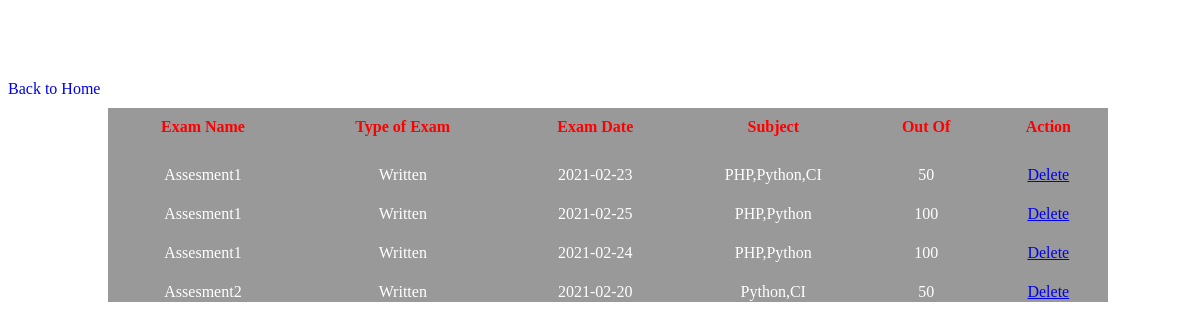
Page /academy_management_system-master/view_exam_notification_byFac.php on the committed database.
### tables this page shows
CREATE TABLE `exam_notifications` (
  `exam_id` int(5) NOT NULL,
  `course` varchar(20) NOT NULL,
  `batch` varchar(20) NOT NULL,
  `exam_name` varchar(50) NOT NULL,
  `exam_type` varchar(20) NOT NULL,
  `exam_date_time` date NOT NULL,
  `duration` time(6) NOT NULL,
  `subjects` varchar(100) NOT NULL,
  `total_mark` int(3) NOT NULL,
  `login_id` int(5) NOT NULL
);

### academy_management_system-master/view_exam_notification_byFac.php (the view, shortened to what this page needs)
<?php
	require('db_connectivity.php');
?>
<!DOCTYPE html>
<html>
	<head>
		<link rel="stylesheet" href="css/view_exam_noti.css">
	</head>
	<body class="table">
	 <div>
	    <h1>EXAM NOTIFICATIONS</h1>
		<div class="back">
			<a href="faculty_home.php" style="text-decoration:none">Back to Home</a>
		</div>
		<table>
			<thead>
				<tr>
					<th>Exam Name</th>
					<th>Type of Exam</th>
					<th>Exam Date</th>
					<th>Subject</th>
					<th>Out Of</th>
					<th>Action</th>
				</tr>
			</thead>
			<tbody>
				<?php
					$sql="select * from exam_notifications";
					if(mysqli_query($mysql,$sql))
					{
						$result=mysqli_query($mysql,$sql);
						if(mysqli_num_rows($result)>0)
						{
							while($row=mysqli_fetch_assoc($result))
							{
								echo "<tr>
									<td>".$row['exam_name']."</td>
									<td>".$row['exam_type']."</td>
									<td>".$row['exam_date_time']."</td>
								    <td>".$row['subjects']."</td>
									 <td>".$row['total_mark']."</td>
									 <td><a href='delete_exam.php?id=".$row['exam_id']."'>Delete</a></td>
									</tr>";
							}
						}
					}
				?>
			</tbody>
		</table>
	</div>
	</body>
</html>

### academy_management_system-master/css/view_exam_noti.css (style rules this page uses)
.table { background-image:url("../img/exam4.jpg"); background-size:cover; background-repeat:no-repeat; width:100%; }
h1 { text-align:center; color:white; }
table { border:0px solid; border-collapse:collapse; background-color:rgba(0,0,0,0.4); width:1000px; height:auto; margin-left:100px; padding:10px; margin-top:10px; }
th { margin-top:100px; border:0px solid; border-collapse:collapse; text-align:center; color:red; padding:10px; }
td { padding-top:20px; border:0px solid; margin-top:50px; border-collapse:collapse; text-align:center; color:white; }

### rows in the picture
exam_notifications: exam_name "Assesment1", exam_type "Written", exam_date_time "2021-02-23", subjects "PHP,Python,CI", total_mark "50"
exam_notifications: exam_name "Assesment1", exam_type "Written", exam_date_time "2021-02-25", subjects "PHP,Python", total_mark "100"
exam_notifications: exam_name "Assesment1", exam_type "Written", exam_date_time "2021-02-24", subjects "PHP,Python", total_mark "100"
exam_notifications: exam_name "Assesment2", exam_type "Written", exam_date_time "2021-02-20", subjects "Python,CI", total_mark "50"
